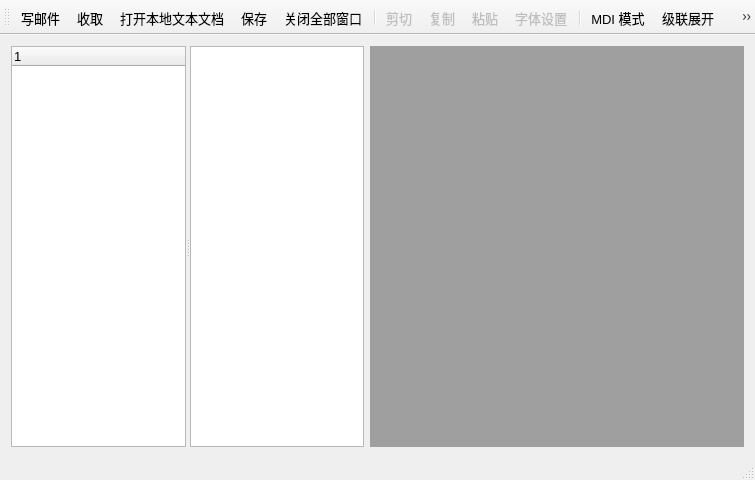
<?xml version="1.0" encoding="UTF-8"?>
<ui version="4.0">
 <class>MainWindow</class>
 <widget class="QMainWindow" name="MainWindow">
  <property name="geometry">
   <rect>
    <x>0</x>
    <y>0</y>
    <width>755</width>
    <height>480</height>
   </rect>
  </property>
  <property name="font">
   <font>
    <pointsize>10</pointsize>
   </font>
  </property>
  <property name="windowTitle">
   <string>MDI应用程序</string>
  </property>
  <widget class="QWidget" name="centralWidget">
   <layout class="QHBoxLayout" name="horizontalLayout">
    <item>
     <widget class="QSplitter" name="splitter">
      <property name="orientation">
       <enum>Qt::Orientation::Horizontal</enum>
      </property>
      <widget class="QTreeWidget" name="treeWidget">
       <column>
        <property name="text">
         <string notr="true">1</string>
        </property>
       </column>
      </widget>
      <widget class="QTreeView" name="treeView"/>
     </widget>
    </item>
    <item>
     <widget class="QMdiArea" name="mdiArea"/>
    </item>
   </layout>
  </widget>
  <widget class="QToolBar" name="mainToolBar">
   <property name="autoFillBackground">
    <bool>true</bool>
   </property>
   <property name="toolButtonStyle">
    <enum>Qt::ToolButtonStyle::ToolButtonIconOnly</enum>
   </property>
   <attribute name="toolBarArea">
    <enum>TopToolBarArea</enum>
   </attribute>
   <attribute name="toolBarBreak">
    <bool>false</bool>
   </attribute>
   <addaction name="actDoc_New"/>
   <addaction name="actPullMails"/>
   <addaction name="actDoc_Open"/>
   <addaction name="actDoc_Save"/>
   <addaction name="actCloseALL"/>
   <addaction name="separator"/>
   <addaction name="actCut"/>
   <addaction name="actCopy"/>
   <addaction name="actPaste"/>
   <addaction name="actFont"/>
   <addaction name="separator"/>
   <addaction name="actViewMode"/>
   <addaction name="actCascade"/>
   <addaction name="actTile"/>
   <addaction name="separator"/>
   <addaction name="actQuit"/>
  </widget>
  <widget class="QStatusBar" name="statusBar"/>
  <action name="actDoc_New">
   <property name="icon">
    <iconset resource="res.qrc">
     <normaloff>:/images/images/100.bmp</normaloff>:/images/images/100.bmp</iconset>
   </property>
   <property name="text">
    <string>写邮件</string>
   </property>
   <property name="toolTip">
    <string>新建文档窗口</string>
   </property>
   <property name="shortcut">
    <string>Ctrl+N</string>
   </property>
  </action>
  <action name="actQuit">
   <property name="icon">
    <iconset resource="res.qrc">
     <normaloff>:/images/images/132.bmp</normaloff>:/images/images/132.bmp</iconset>
   </property>
   <property name="text">
    <string>退出</string>
   </property>
   <property name="toolTip">
    <string>退出本系统</string>
   </property>
  </action>
  <action name="actDoc_Open">
   <property name="icon">
    <iconset resource="res.qrc">
     <normaloff>:/images/images/122.bmp</normaloff>:/images/images/122.bmp</iconset>
   </property>
   <property name="text">
    <string>打开本地文本文档</string>
   </property>
   <property name="toolTip">
    <string>打开文档</string>
   </property>
   <property name="shortcut">
    <string>Ctrl+O</string>
   </property>
  </action>
  <action name="actFont">
   <property name="enabled">
    <bool>false</bool>
   </property>
   <property name="icon">
    <iconset resource="res.qrc">
     <normaloff>:/images/images/506.bmp</normaloff>:/images/images/506.bmp</iconset>
   </property>
   <property name="text">
    <string>字体设置</string>
   </property>
   <property name="toolTip">
    <string>字体设置</string>
   </property>
  </action>
  <action name="actCut">
   <property name="enabled">
    <bool>false</bool>
   </property>
   <property name="icon">
    <iconset resource="res.qrc">
     <normaloff>:/images/images/200.bmp</normaloff>:/images/images/200.bmp</iconset>
   </property>
   <property name="text">
    <string>剪切</string>
   </property>
   <property name="toolTip">
    <string>剪切</string>
   </property>
   <property name="shortcut">
    <string>Ctrl+X</string>
   </property>
  </action>
  <action name="actCopy">
   <property name="enabled">
    <bool>false</bool>
   </property>
   <property name="icon">
    <iconset resource="res.qrc">
     <normaloff>:/images/images/202.bmp</normaloff>:/images/images/202.bmp</iconset>
   </property>
   <property name="text">
    <string>复制</string>
   </property>
   <property name="toolTip">
    <string>复制</string>
   </property>
   <property name="shortcut">
    <string>Ctrl+C</string>
   </property>
  </action>
  <action name="actPaste">
   <property name="enabled">
    <bool>false</bool>
   </property>
   <property name="icon">
    <iconset resource="res.qrc">
     <normaloff>:/images/images/204.bmp</normaloff>:/images/images/204.bmp</iconset>
   </property>
   <property name="text">
    <string>粘贴</string>
   </property>
   <property name="toolTip">
    <string>粘贴</string>
   </property>
   <property name="shortcut">
    <string>Ctrl+V</string>
   </property>
  </action>
  <action name="actViewMode">
   <property name="checkable">
    <bool>true</bool>
   </property>
   <property name="icon">
    <iconset resource="res.qrc">
     <normaloff>:/images/images/230.bmp</normaloff>:/images/images/230.bmp</iconset>
   </property>
   <property name="text">
    <string>MDI 模式</string>
   </property>
   <property name="toolTip">
    <string>窗口模式或页面模式</string>
   </property>
  </action>
  <action name="actCascade">
   <property name="icon">
    <iconset resource="res.qrc">
     <normaloff>:/images/images/400.bmp</normaloff>:/images/images/400.bmp</iconset>
   </property>
   <property name="text">
    <string>级联展开</string>
   </property>
   <property name="toolTip">
    <string>窗口级联展开</string>
   </property>
  </action>
  <action name="actTile">
   <property name="icon">
    <iconset resource="res.qrc">
     <normaloff>:/images/images/406.bmp</normaloff>:/images/images/406.bmp</iconset>
   </property>
   <property name="text">
    <string>平铺展开</string>
   </property>
   <property name="toolTip">
    <string>窗口平铺展开</string>
   </property>
  </action>
  <action name="actCloseALL">
   <property name="icon">
    <iconset resource="res.qrc">
     <normaloff>:/images/images/128.bmp</normaloff>:/images/images/128.bmp</iconset>
   </property>
   <property name="text">
    <string>关闭全部窗口</string>
   </property>
   <property name="toolTip">
    <string>关闭所有窗口</string>
   </property>
  </action>
  <action name="actNewAcc">
   <property name="text">
    <string>新增账户</string>
   </property>
   <property name="menuRole">
    <enum>QAction::MenuRole::NoRole</enum>
   </property>
  </action>
  <action name="actDoc_Save">
   <property name="enabled">
    <bool>true</bool>
   </property>
   <property name="icon">
    <iconset resource="res.qrc">
     <normaloff>:/images/images/104.bmp</normaloff>:/images/images/104.bmp</iconset>
   </property>
   <property name="text">
    <string>保存</string>
   </property>
   <property name="toolTip">
    <string>保存修改</string>
   </property>
   <property name="shortcut">
    <string>Ctrl+S</string>
   </property>
  </action>
  <action name="actPullMails">
   <property name="text">
    <string>收取</string>
   </property>
   <property name="menuRole">
    <enum>QAction::MenuRole::NoRole</enum>
   </property>
  </action>
 </widget>
 <layoutdefault spacing="6" margin="11"/>
 <resources>
  <include location="res.qrc"/>
 </resources>
 <connections>
  <connection>
   <sender>actQuit</sender>
   <signal>triggered()</signal>
   <receiver>MainWindow</receiver>
   <slot>close()</slot>
   <hints>
    <hint type="sourcelabel">
     <x>-1</x>
     <y>-1</y>
    </hint>
    <hint type="destinationlabel">
     <x>373</x>
     <y>235</y>
    </hint>
   </hints>
  </connection>
 </connections>
</ui>
